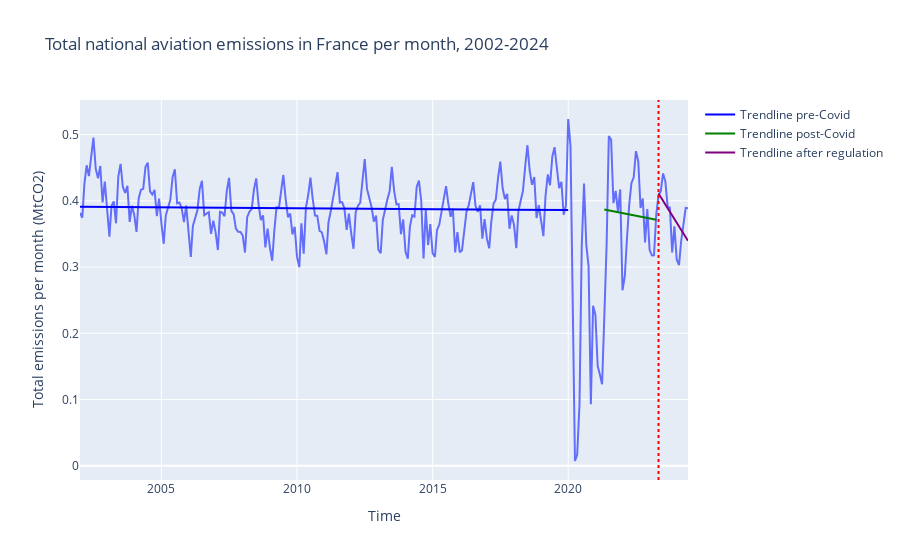

The cell this chart's notebook holds for it:
### Code cell
#graph emissions
file_path = 'Data/Eurostat_national_air_passengers_in_France_2002-2024.csv'
data = pd.read_csv(file_path)

national_aviation_emissions_2019 = 5.4*0.56*(10**(9)) #in kg; from FEUILLE DE ROUTE de décarbonation de l’aérien
national_passengers_2019 = data[ 
    (data['TIME_PERIOD'].str.match('^2019-0[1-9]$')) | 
    (data['TIME_PERIOD'].str.match('^2019-1[0-2]$'))
]['OBS_VALUE'].sum()



#plugging in the emission data
file_path_emissions = 'Data/CO2_emissions_from_national_domestic_flight_fr.csv'
emission_data = pd.read_csv(file_path_emissions, index_col=0)

#yearly passenger data
monthly_passengers = data['OBS_VALUE']
yearly_passengers = monthly_passengers.groupby(monthly_passengers.index // 12).sum()

#setting the emissions per passenger per year by taking the yearly emissions and dividing them by the passenger numbers
emissions_per_passenger = []
for i in range(22):
    emissions_per_passenger.append((emission_data.iloc[i,0] * 10**9) / yearly_passengers[i])



#use 2022 data of emissions per passenger for 2024 since that data is missing 
emissions_per_passenger.append(emissions_per_passenger[21])
emissions_per_passenger = pd.DataFrame(emissions_per_passenger)



#monthly emission data. split up the yearly emissions of the 22 and a half years per passenger onto the 270 months 
monthly_emissions_per_passenger = emissions_per_passenger.loc[emissions_per_passenger.index.repeat(12)] 
monthly_emissions_per_passenger = monthly_emissions_per_passenger.iloc[:-6]


#Monthly emissions for France's domestic aviation for 2002-2024
monthly_emissions_france = []
for i in range(len(monthly_passengers)):
    monthly_emissions_france.append (monthly_emissions_per_passenger.iloc[i]*monthly_passengers[i] / (10**9))


#changing Index of the two dataframes for the merge
monthly_emissions_france = pd.DataFrame(monthly_emissions_france)
monthly_emissions_france.index = [data['TIME_PERIOD']]
data.index = [data['TIME_PERIOD']]



#add monthly emissions as a column to the dataframe "data"
data = pd.concat([data, monthly_emissions_france], axis= 1)
data.rename(columns = {0:'TOT_MONTH_EMISS'}, inplace= True)





#sorting data pre, post Covid and after regulation
french_emissions_preCovid = data[data['TIME_PERIOD'] <= '2020-01']
french_emissions_postCovid = data[(data['TIME_PERIOD'] >= '2021-05') & (data['TIME_PERIOD'] <= '2023-04')]
french_emissions_after_regulation = data[data['TIME_PERIOD'] >= '2023-05']


#defining function to add and print trendline (equations)
def add_trendline_and_equation(fig, df, label, color):
    x = np.arange(len(df))
    y = df['TOT_MONTH_EMISS'].values

    slope, intercept = np.polyfit(x, y, 1)
    trendline = slope * x + intercept

    fig.add_scatter(x=df['TIME_PERIOD'], y=trendline, mode='lines', name=f'Trendline {label}', line=dict(color=color))

    print(f'Equation of trendline for {label}: y = {slope:.2f}x + {intercept:.2f}')

fig5 = px.line(data_frame = data, 
            x = 'TIME_PERIOD',
            y = 'TOT_MONTH_EMISS', 
            hover_data = ('TIME_PERIOD'),
            markers = False,
            labels = {
                'TIME_PERIOD' : 'Time',
                'TOT_MONTH_EMISS': 'Total emissions per month (MtCO2)' 
            },
            

            title= 'Total national aviation emissions in France per month, 2002-2024'
)

fig5.update_traces(marker = {'symbol': 'square'})
fig5.add_vline(x='2023-05', line_dash="dot", line_color="red") 


#adding trendlines and their equations
add_trendline_and_equation(fig5, french_emissions_preCovid, 'pre-Covid', 'blue')
add_trendline_and_equation(fig5, french_emissions_postCovid, 'post-Covid', 'green')
add_trendline_and_equation(fig5, french_emissions_after_regulation, 'after regulation', 'purple')


fig5.show()

### Figure 1 — Plotly figure (JSON) as saved in the notebook; plotly's stock layout.template omitted (floating-point values rounded to 4 significant figures; data arrays with more than 128 entries replaced by an {"elided": "..."} marker saying what was removed)
{"data": [{"hovertemplate": "Time=%{x}<br>Total emissions per month (MtCO2)=%{y}<extra></extra>", "legendgroup": "", "line": {"color": "#636efa", "dash": "solid"}, "marker": {"symbol": "square"}, "mode": "lines", "name": "", "orientation": "v", "showlegend": false, "type": "scatter", "x": {"elided": "270 str values"}, "xaxis": "x", "y": {"elided": "270 float values"}, "yaxis": "y"}, {"line": {"color": "blue"}, "mode": "lines", "name": "Trendline pre-Covid", "type": "scatter", "x": {"elided": "217 str values"}, "y": {"elided": "217 float values"}}, {"line": {"color": "green"}, "mode": "lines", "name": "Trendline post-Covid", "type": "scatter", "x": ["2021-05", "2021-06", "2021-07", "2021-08", "2021-09", "2021-10", "2021-11", "2021-12", "2022-01", "2022-02", "2022-03", "2022-04", "2022-05", "2022-06", "2022-07", "2022-08", "2022-09", "2022-10", "2022-11", "2022-12", "2023-01", "2023-02", "2023-03", "2023-04"], "y": [0.387, 0.3863, 0.3856, 0.385, 0.3843, 0.3836, 0.3829, 0.3822, 0.3816, 0.3809, 0.3802, 0.3795, 0.3789, 0.3782, 0.3775, 0.3768, 0.3762, 0.3755, 0.3748, 0.3741, 0.3735, 0.3728, 0.3721, 0.3714]}, {"line": {"color": "purple"}, "mode": "lines", "name": "Trendline after regulation", "type": "scatter", "x": ["2023-05", "2023-06", "2023-07", "2023-08", "2023-09", "2023-10", "2023-11", "2023-12", "2024-01", "2024-02", "2024-03", "2024-04", "2024-05", "2024-06"], "y": [0.411, 0.4055, 0.4, 0.3945, 0.389, 0.3836, 0.3781, 0.3726, 0.3671, 0.3616, 0.3561, 0.3506, 0.3451, 0.3396]}], "layout": {"legend": {"tracegroupgap": 0}, "shapes": [{"line": {"color": "red", "dash": "dot"}, "type": "line", "x0": "2023-05", "x1": "2023-05", "xref": "x", "y0": 0, "y1": 1, "yref": "y domain"}], "title": {"text": "Total national aviation emissions in France per month, 2002-2024"}, "xaxis": {"anchor": "y", "domain": [0, 1], "title": {"text": "Time"}}, "yaxis": {"anchor": "x", "domain": [0, 1], "title": {"text": "Total emissions per month (MtCO2)"}}}}
